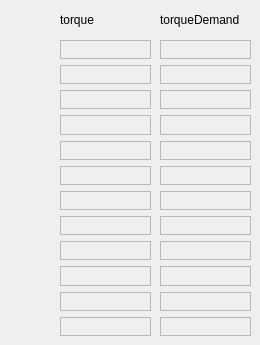
   <widget class="QWidget" name="tab_4">
    <attribute name="title">
     <string>realrobot info</string>
    </attribute>
    <widget class="QWidget" name="verticalLayoutWidget_3">
     <property name="geometry">
      <rect>
       <x>60</x>
       <y>40</y>
       <width>91</width>
       <height>296</height>
      </rect>
     </property>
     <layout class="QVBoxLayout" name="verticalLayout_18">
      <item>
       <widget class="QLabel" name="mi0">
        <property name="frameShape">
         <enum>QFrame::StyledPanel</enum>
        </property>
        <property name="text">
         <string/>
        </property>
       </widget>
      </item>
      <item>
       <widget class="QLabel" name="mi1">
        <property name="frameShape">
         <enum>QFrame::StyledPanel</enum>
        </property>
        <property name="text">
         <string/>
        </property>
       </widget>
      </item>
      <item>
       <widget class="QLabel" name="mi2">
        <property name="frameShape">
         <enum>QFrame::StyledPanel</enum>
        </property>
        <property name="text">
         <string/>
        </property>
       </widget>
      </item>
      <item>
       <widget class="QLabel" name="mi3">
        <property name="frameShape">
         <enum>QFrame::StyledPanel</enum>
        </property>
        <property name="text">
         <string/>
        </property>
       </widget>
      </item>
      <item>
       <widget class="QLabel" name="mi4">
        <property name="frameShape">
         <enum>QFrame::StyledPanel</enum>
        </property>
        <property name="text">
         <string/>
        </property>
       </widget>
      </item>
      <item>
       <widget class="QLabel" name="mi5">
        <property name="frameShape">
         <enum>QFrame::StyledPanel</enum>
        </property>
        <property name="text">
         <string/>
        </property>
       </widget>
      </item>
      <item>
       <widget class="QLabel" name="mi6">
        <property name="frameShape">
         <enum>QFrame::StyledPanel</enum>
        </property>
        <property name="text">
         <string/>
        </property>
       </widget>
      </item>
      <item>
       <widget class="QLabel" name="mi7">
        <property name="frameShape">
         <enum>QFrame::StyledPanel</enum>
        </property>
        <property name="text">
         <string/>
        </property>
       </widget>
      </item>
      <item>
       <widget class="QLabel" name="mi8">
        <property name="frameShape">
         <enum>QFrame::StyledPanel</enum>
        </property>
        <property name="text">
         <string/>
        </property>
       </widget>
      </item>
      <item>
       <widget class="QLabel" name="mi9">
        <property name="frameShape">
         <enum>QFrame::StyledPanel</enum>
        </property>
        <property name="text">
         <string/>
        </property>
       </widget>
      </item>
      <item>
       <widget class="QLabel" name="mi10">
        <property name="frameShape">
         <enum>QFrame::StyledPanel</enum>
        </property>
        <property name="text">
         <string/>
        </property>
       </widget>
      </item>
      <item>
       <widget class="QLabel" name="mi11">
        <property name="frameShape">
         <enum>QFrame::StyledPanel</enum>
        </property>
        <property name="text">
         <string/>
        </property>
       </widget>
      </item>
     </layout>
    </widget>
    <widget class="QWidget" name="verticalLayoutWidget_11">
     <property name="geometry">
      <rect>
       <x>160</x>
       <y>40</y>
       <width>91</width>
       <height>296</height>
      </rect>
     </property>
     <layout class="QVBoxLayout" name="verticalLayout_19">
      <item>
       <widget class="QLabel" name="mi12">
        <property name="frameShape">
         <enum>QFrame::StyledPanel</enum>
        </property>
        <property name="text">
         <string/>
        </property>
       </widget>
      </item>
      <item>
       <widget class="QLabel" name="mi13">
        <property name="frameShape">
         <enum>QFrame::StyledPanel</enum>
        </property>
        <property name="text">
         <string/>
        </property>
       </widget>
      </item>
      <item>
       <widget class="QLabel" name="mi14">
        <property name="frameShape">
         <enum>QFrame::StyledPanel</enum>
        </property>
        <property name="text">
         <string/>
        </property>
       </widget>
      </item>
      <item>
       <widget class="QLabel" name="mi15">
        <property name="frameShape">
         <enum>QFrame::StyledPanel</enum>
        </property>
        <property name="text">
         <string/>
        </property>
       </widget>
      </item>
      <item>
       <widget class="QLabel" name="mi16">
        <property name="frameShape">
         <enum>QFrame::StyledPanel</enum>
        </property>
        <property name="text">
         <string/>
        </property>
       </widget>
      </item>
      <item>
       <widget class="QLabel" name="mi17">
        <property name="frameShape">
         <enum>QFrame::StyledPanel</enum>
        </property>
        <property name="text">
         <string/>
        </property>
       </widget>
      </item>
      <item>
       <widget class="QLabel" name="mi18">
        <property name="frameShape">
         <enum>QFrame::StyledPanel</enum>
        </property>
        <property name="text">
         <string/>
        </property>
       </widget>
      </item>
      <item>
       <widget class="QLabel" name="mi19">
        <property name="frameShape">
         <enum>QFrame::StyledPanel</enum>
        </property>
        <property name="text">
         <string/>
        </property>
       </widget>
      </item>
      <item>
       <widget class="QLabel" name="mi20">
        <property name="frameShape">
         <enum>QFrame::StyledPanel</enum>
        </property>
        <property name="text">
         <string/>
        </property>
       </widget>
      </item>
      <item>
       <widget class="QLabel" name="mi21">
        <property name="frameShape">
         <enum>QFrame::StyledPanel</enum>
        </property>
        <property name="text">
         <string/>
        </property>
       </widget>
      </item>
      <item>
       <widget class="QLabel" name="mi22">
        <property name="frameShape">
         <enum>QFrame::StyledPanel</enum>
        </property>
        <property name="text">
         <string/>
        </property>
       </widget>
      </item>
      <item>
       <widget class="QLabel" name="mi23">
        <property name="frameShape">
         <enum>QFrame::StyledPanel</enum>
        </property>
        <property name="text">
         <string/>
        </property>
       </widget>
      </item>
     </layout>
    </widget>
    <widget class="QLabel" name="label_39">
     <property name="geometry">
      <rect>
       <x>60</x>
       <y>10</y>
       <width>91</width>
       <height>20</height>
      </rect>
     </property>
     <property name="text">
      <string>torque</string>
     </property>
    </widget>
    <widget class="QLabel" name="label_40">
     <property name="geometry">
      <rect>
       <x>160</x>
       <y>10</y>
       <width>91</width>
       <height>20</height>
      </rect>
     </property>
     <property name="text">
      <string>torqueDemand</string>
     </property>
    </widget>
   </widget>
